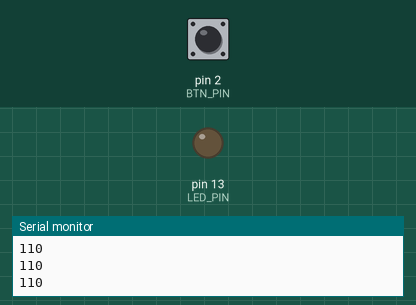
This sketch was run on a simulated Arduino Uno, built with avr-gcc and run on an emulated ATmega328P. On the bench: output pins drawn as LEDs (lit = HIGH), the last lines printed to the serial monitor. The test bench sets the inputs (shaded band); at power-on: pin 2 (BTN_PIN) HIGH.

Above: at 1.8 s.
1.9 s: pin 2 (BTN_PIN) pulled LOW for 0.6 s
At 3.4 s:
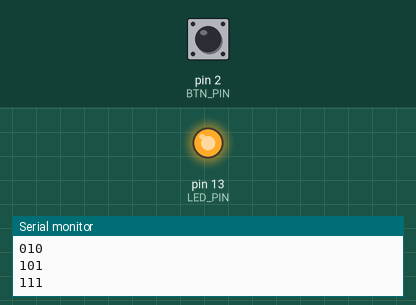
4.0 s: pin 2 (BTN_PIN) pulled LOW for 1 s
At 4.4 s:
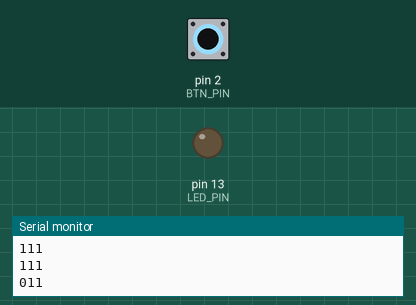
6.5 s: pin 2 (BTN_PIN) pulled LOW for 3.2 s
At 6.9 s:
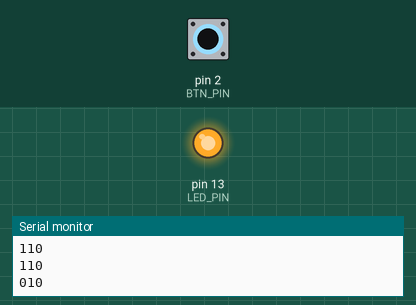
Timing chart, 0 to 9.5 s (numbered marks = the images above; inputs shaded):
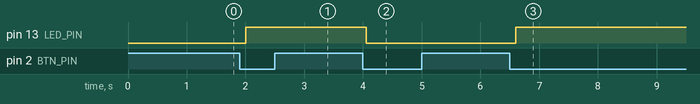

The sketch:

Task_M1_S2.2.ino
```cpp
// Define the digital pins: one for the button and one for the LED.
const uint8_t BTN_PIN = 2;
const uint8_t LED_PIN = 13;

// These variables keep track of the button’s previous reading and the LED’s status.
// The button defaults to HIGH because of the internal pull-up resistor.
uint8_t buttonPrevState = LOW;
uint8_t ledState = LOW;                // Start with the LED turned off.

void setup()
{
  // Set the button pin as an input with an internal pull-up resistor enabled.
  pinMode(BTN_PIN, INPUT_PULLUP);
  // Configure the LED pin to be used as an output.
  pinMode(LED_PIN, OUTPUT);
  // Start serial communication at 9600 baud for monitoring button and LED states.
  Serial.begin(9600);
}

void loop()
{
  // Read the current state of the button.
  uint8_t buttonState = digitalRead(BTN_PIN);

  // Display the current and previous button states along with the LED state on the serial monitor.
  Serial.print(buttonState);
  Serial.print(buttonPrevState);
  Serial.print(ledState);
  Serial.println("");

  // Detect a button press using debounce logic:
  // Trigger only when the button state changes from HIGH (unpressed) to LOW (pressed)
  if(buttonState == LOW && buttonPrevState == HIGH)
  {
    ledState = !ledState;
    digitalWrite(LED_PIN, ledState);
    // Short delay to help debounce (prevent multiple triggers for a single press)
    delay(50);
  }

  buttonPrevState = buttonState;

  // Wait for 500 milliseconds to allow clear serial output and additional debouncing.
  delay(500);
}
```

Measured:
- after the input at 1.9 s, pin 13 (LED_PIN): LOW → HIGH after 0.10 s
- after the input at 4.0 s, pin 13 (LED_PIN): HIGH → LOW after 0.05 s
- after the input at 6.5 s, pin 13 (LED_PIN): LOW → HIGH after 0.10 s
